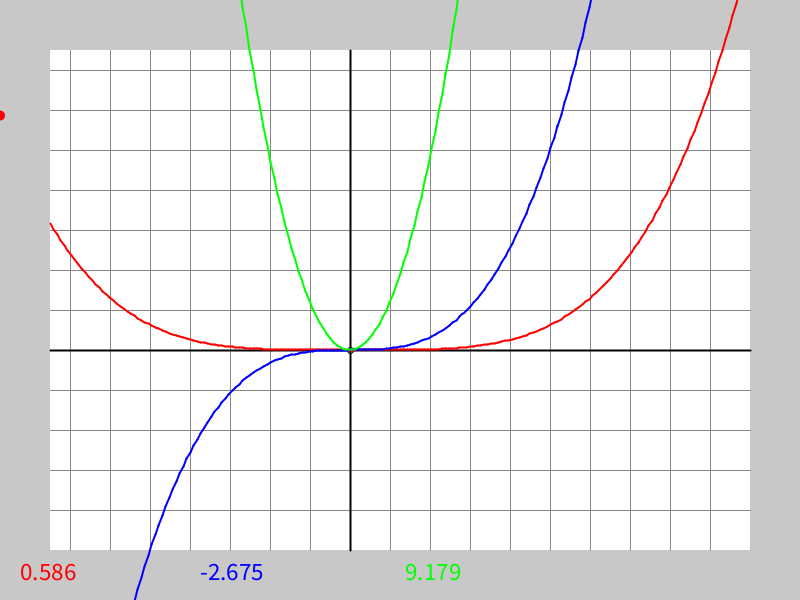
Frame 1 (no input)
Frame 60 (the mouse pressed at the canvas centre just before this capture): identical to frame 1, image omitted
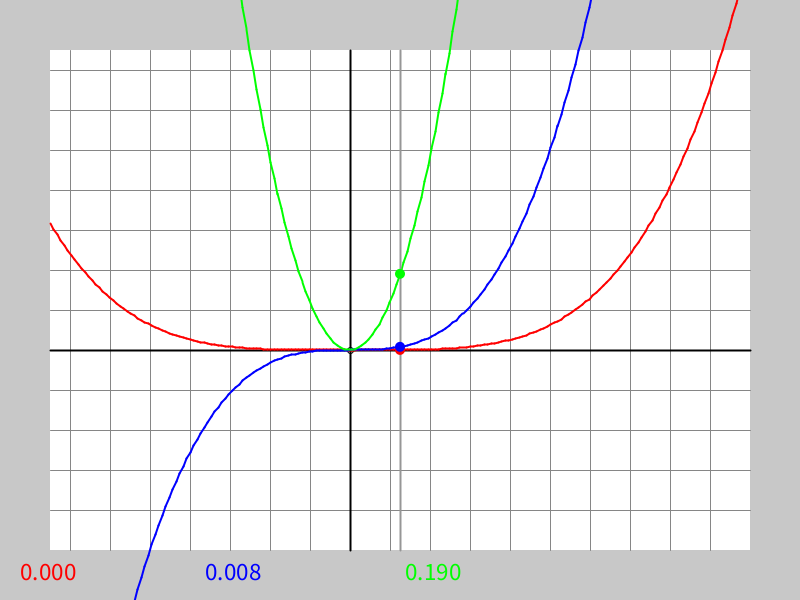
Frame 120 (the mouse held since frame 60 and released just before this capture)

The Processing sketch that drew these frames (run headless with seeded random() and noise(); from frame 60 on, the mouse is pressed at the canvas centre):

// Processing sketch: derivative_calculator
// ── derivative_calculator.pde
float f(float x) {
  float y = x*x*x*x;
  return y;
}


float minDst = 5;
float scale = 400;
PVector pan = new PVector(300, 300);
float panSens = 1;
PVector screenSpaceX = new PVector(50, 750);
PVector screenSpaceY = new PVector(50, 550);
PVector spaceX = new PVector(0, 0);
PVector spaceY = new PVector(0, 0);
float dx = 0.001;

int precision = 200; //Amount of line segments

PVector lastMousePos = new PVector(0, 0);

void setup() {
  size(800, 600);
}

void draw() {
  background(200);
  if (mousePressed && mouseButton == LEFT) {
    pan.add(new PVector(mouseX-lastMousePos.x, mouseY-lastMousePos.y));
  }
  spaceX = new PVector(screenToSpaceX(screenSpaceX.x), screenToSpaceX(screenSpaceX.y));
  spaceY = new PVector(screenToSpaceY(screenSpaceY.x), screenToSpaceY(screenSpaceY.y));
  noStroke();
  rect(screenSpaceX.x, screenSpaceY.x, screenSpaceX.y-screenSpaceX.x, screenSpaceY.y-screenSpaceY.x);
  renderGrid();
  drawFunction();
  drawDerivative();
  print(scale + "\n");
  float x = screenToSpaceX(mouseX);
  stroke(150);
  if (mouseX > screenSpaceX.x && mouseX < screenSpaceX.y) {
    line(mouseX, screenSpaceY.x, mouseX, screenSpaceY.y);
  }
  float dy = f(x+dx)-f(x);
  float dyStep = f(x+dx*2)-f(x+dx);
  noStroke();
  textSize(25);
  fill(255, 0, 0);
  text(f(x), 15, height - 20);
  circle(mouseX, spaceToScreenY(f(x)), 10);
  fill(0, 0, 255);
  text(dy/dx, 200, height - 20);
  circle(mouseX, spaceToScreenY(dy/dx), 10);
  fill(0, 255, 0);
  text((dyStep-dy)/dx/dx, 400, height - 20);
  circle(mouseX, spaceToScreenY((dyStep-dy)/dx/dx), 10);
  lastMousePos = new PVector(mouseX, mouseY);
  stroke(0);
  fill(255);
}

void renderGrid() {
  stroke(0);
  float lineDst = 0.001*scale;
  while (lineDst < minDst) {
    lineDst *= 10;
  }
  strokeWeight(1);
  stroke(map(lineDst, minDst, minDst*10, 255, 100));
  drawGrid(lineDst);
  stroke(50);
  strokeWeight(1);
  drawGrid(lineDst*10);
  stroke(0);
  drawLine(4, 4, 7, -3);
  circle(spaceToScreenX(0), spaceToScreenY(0), 6);
  circle(spaceToScreenX(1), spaceToScreenY(1), 6);
  strokeWeight(2);
  if (pan.x+screenSpaceX.x > screenSpaceX.x && pan.x+screenSpaceX.x < screenSpaceX.y) {
    line(pan.x+screenSpaceX.x, screenSpaceY.x, pan.x+screenSpaceX.x, screenSpaceY.y);
  }
  if (pan.y+screenSpaceY.x > screenSpaceY.x && pan.y+screenSpaceY.x < screenSpaceY.y) {
    line(screenSpaceX.x, pan.y+screenSpaceY.x, screenSpaceX.y, pan.y+screenSpaceY.x);
  }
}

void drawLine(float x1, float y1, float x2, float y2) {
  PVector p1 = spaceToScreen(new PVector(x1, y1));
  PVector p2 = spaceToScreen(new PVector(x2, y2));
  //Case 1: line is fully in screen
  //if (p1.x >= screenSpaceX.x && p1.x <= screenSpaceX.y && p1.y >= screenSpaceY.x && p1.y <= screenSpaceY.y && p2.x >= screenSpaceX.x && p2.x <= screenSpaceX.y && p2.y >= screenSpaceY.x && p2.y <= screenSpaceY.y) {
    line(p1.x, p1.y, p2.x, p2.y);
  //}
}

void drawFunction() {
  stroke(255, 0, 0);
  float segmentLength = (spaceX.y - spaceX.x)/precision;
  for (int i = 0; i < precision; i++) {
    float x = i*segmentLength+spaceX.x;
    drawLine(x, f(x), x+segmentLength, f(x+segmentLength));
  }
}

void drawDerivative() {
  float segmentLength = (spaceX.y - spaceX.x)/precision;
  for (int i = 0; i < precision; i++) {
    float x = i*segmentLength+spaceX.x;
    float dy = f(x+dx)-f(x);
    float dyStep = f(x+dx*2)-f(x+dx);
    float dyStepSeg = (f(x+segmentLength+dx*2)-f(x+segmentLength+dx));
    float dySeg = (f(x+segmentLength+dx)-f(x+segmentLength));
    stroke(0, 0, 255);
    drawLine(x, dy/dx, x+segmentLength, dySeg/dx);
    stroke(0, 255, 0);
    drawLine(x, (dyStep-dy)/dx/dx, x+segmentLength, (dyStepSeg-dySeg)/dx/dx);
  }
}

PVector clampLine(PVector p1, PVector p2) {
  if (p1.x < screenSpaceX.x) {
    //p1.x = 
  }
  return null;
}

void drawGrid(float lineDst) {
  PVector panMod = new PVector(pan.x%lineDst, pan.y%lineDst);
  if (panMod.x < 0) panMod.x+=lineDst;
  if (panMod.y < 0) panMod.y+=lineDst;
  
  //Vertical lines
  int i = 0;
  while (i*lineDst + screenSpaceX.x + panMod.x < screenSpaceX.y) {
    line(i*lineDst + screenSpaceX.x + panMod.x, screenSpaceY.x, i*lineDst + screenSpaceX.x + panMod.x, screenSpaceY.y);
    i++;
  }
  
  //Horizontal lines
  i = 0;
  while (i*lineDst + screenSpaceX.x + panMod.y < screenSpaceY.y) {
    line(screenSpaceX.x, i*lineDst + screenSpaceX.x + panMod.y, screenSpaceX.y, i*lineDst + screenSpaceX.x + panMod.y);
    i++;
  }
}

PVector spaceToScreen(PVector spaceCoord) {
  return new PVector(spaceCoord.x*scale+pan.x+screenSpaceX.x, -spaceCoord.y*scale+pan.y+screenSpaceY.x);
}

float spaceToScreenX(float spaceCoord) {
  return spaceCoord*scale+pan.x+screenSpaceX.x;
}

float spaceToScreenY(float spaceCoord) {
  return -spaceCoord*scale+pan.y+screenSpaceY.x;
}

PVector screenToSpace(PVector screenCoord) {
  return new PVector((screenCoord.x-screenSpaceX.x-pan.x)/scale, -(screenCoord.y-screenSpaceY.x-pan.y)/scale);
}

float screenToSpaceX(float screenCoord) {
  return (screenCoord-screenSpaceX.x-pan.x)/scale;
}

float screenToSpaceY(float screenCoord) {
  return -(screenCoord-screenSpaceX.x-pan.x)/scale;
}
void mouseWheel(MouseEvent event) {
  scale -= event.getCount()*0.1*scale;
  scale = constrain(scale, 20, 100000);
}
